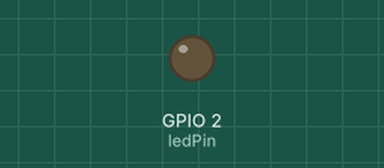
This sketch was run on a simulated ESP8266 (NodeMCU). Parts: output pins drawn as LEDs (lit = HIGH). WiFi joins after 1.5 s; servers stay silent unless stated; what the sketch prints to the serial monitor is not drawn.

Above: at 0.1 s.
At 1.8 s:
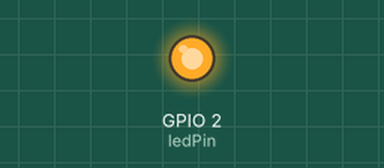
Timing chart, 0 to 3.3 s (numbered marks = the images above):
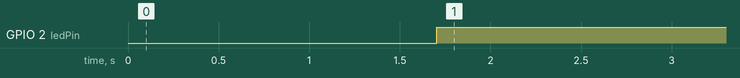

The sketch:

client2.ino
```cpp
/*  Connects to the home WiFi network
    Asks some network parameters
    Sends and receives message from the server in every 2 seconds
    Communicates: wifi_server_01.ino
*/
#include <SPI.h>
#include <ESP8266WiFi.h>

byte ledPin = 2;
char ssid[] = "JioFiber-8huUe";           // SSID of your home WiFi
char pass[] = "raypratik1@";            // password of your home WiFi

unsigned long askTimer = 0;

IPAddress server(192, 168, 29, 12);    // the fix IP address of the server
WiFiClient client;
void setup() {
  Serial.begin(9600);               // only for debug
  WiFi.begin(ssid, pass);             // connects to the WiFi router
  while (WiFi.status() != WL_CONNECTED) {
    Serial.print(".");
    delay(500);
  }
  Serial.print("connected");
  /*  Serial.println("Connected to wifi");
    Serial.print("Status: "); Serial.println(WiFi.status());    // Network parameters
    Serial.print("IP: ");     Serial.println(WiFi.localIP());
    Serial.print("Subnet: "); Serial.println(WiFi.subnetMask());
    Serial.print("Gateway: "); Serial.println(WiFi.gatewayIP());
    Serial.print("SSID: "); Serial.println(WiFi.SSID());
    Serial.print("Signal: "); Serial.println(WiFi.RSSI());*/
  pinMode(ledPin, OUTPUT);
}

void loop () {
  client.connect(server, 8080);   // Connection to the server
  digitalWrite(ledPin, LOW);    // to show the communication only (inverted logic)
  Serial.println(".");
  //client.println("Hello server! Are you sleeping?\r");  // sends the message to the server
  digitalWrite(ledPin, HIGH);
  while (1) {
    //client.println(2);
    long Data = client.readStringUntil('*').toInt();
    Serial.println(Data);
    digitalWrite(ledPin, HIGH);
    if(Data==1)
    {
      client.print(1);
    }
    yield();
  }
}
```

Measured:
- by itself, GPIO 2 (ledPin): LOW → HIGH at 1.7 s
